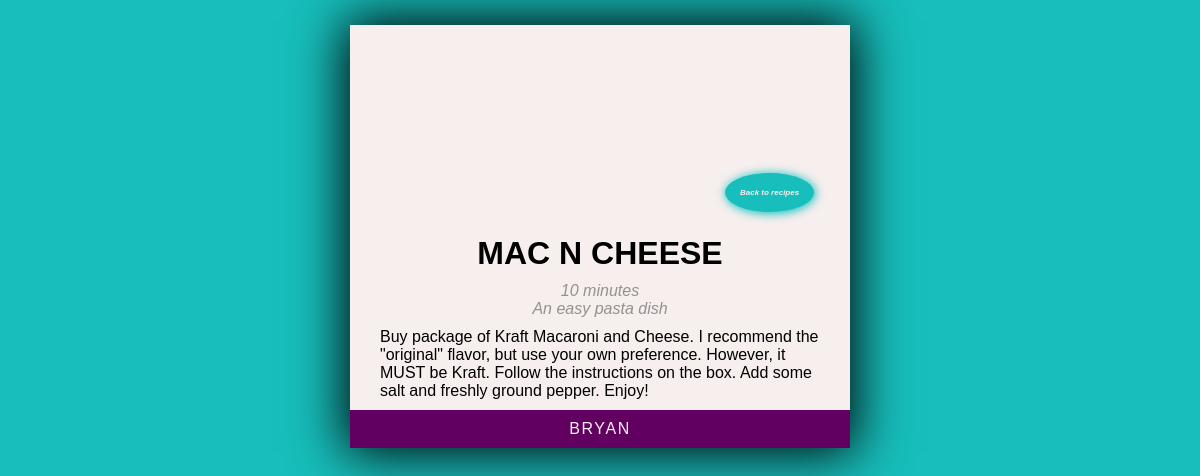
The app's page /recipe/2/ with its own data.
### homepage/models.py (models this page shows, shortened)
class Recipe(models.Model):
    title = models.CharField(max_length=50)
    author = models.ForeignKey(Author, on_delete=models.CASCADE)
    description = models.TextField()
    time_required = models.CharField(max_length=50)
    instructions = models.TextField()
    class Meta:
        ordering = ('title',)

class Author(models.Model):
    name = models.CharField(max_length=80)
    bio = models.TextField()
    quote = models.CharField(max_length=50, default="Just another cook")
    class Meta:
        ordering = ('name',)

### homepage/views.py (the view)
# urls.py: path('recipe/<int:recipe_id>/', recipe),
def recipe(request, recipe_id):
    my_recipe = Recipe.objects.filter(id=recipe_id).first()
    return render(request, "recipe.html", {"recipe": my_recipe})

### templates/recipe.html (shortened to what this page needs)
{% load static %}
<!DOCTYPE html>
<html lang="en">
  <head>
    <link rel="stylesheet" href="{% static 'css/style.css' %}" />
  </head>
  <body>
    <div class="card">
      <div class="header">
        <div class="button">
          <a href="#"><i class="link">Back to recipes</i></a>
        </div>
      </div>
      <div>
        <h1 class="title">
          {{ recipe.title }}
        </h1>
        <i class="summary">
          {{ recipe.time_required }} <br />
          {{ recipe.description }}</i
        >
        <p class="info">{{ recipe.instructions }}</p>
      </div>
      <a class="bar" href="/author/{{ recipe.author.id }}"
        >{{ recipe.author.name }}</a
      >
    </div>
  </body>
</html>

### static/css/style.css (style rules this page uses)
* { margin: 0; padding: 0; font-family: "Trebuchet MS", sans-serif; list-style-type: none; text-decoration: none; -webkit-box-sizing: border-box; -moz-box-sizing: border-box; -o-box-sizing: border-box; box-sizing: border-box; }
body { height: 100%; background-color: #17bebb; }
.card { position: relative; background: rgb(247, 238, 238); max-width: 500px; margin: 25px auto; box-shadow: 0px 0px 50px 5px black; }
.header { background-size: cover; min-height: 200px; }
.button a .link { position: absolute; left: 75%; bottom: 55.7%; background: #17bebb; color: rgb(247, 238, 238); font-size: 0.5em; font-weight: bold; text-align: center; padding: 15px; border-radius: 50%; box-shadow: 1px 1px 10px 1px #19c5c2; }
.title { color: black; display: block; position: relative; text-align: center; text-transform: uppercase; margin: 10px 25px; }
.summary { color: #969090; margin: 0 30px; display: block; position: relative; text-align: center; }
.info { margin: 10px 30px; }
a.bar { display: block; background: rgb(97, 0, 97); color: rgb(247, 238, 238); position: relative; text-transform: uppercase; letter-spacing: 0.1em; text-align: center; padding: 10px; transition: 250ms; }

### records on screen
Recipe: title "MAC N CHEESE", time_required "10 minutes", description "An easy pasta dish", instructions "Buy package of Kraft Macaroni and Cheese. I recommend the \"original\" flavor, but use your own preference. However, it MUST be Kraft. Follow the instructions on the box. Add some salt and freshly ground pepper. Enjoy!", author.name "BRYAN"
